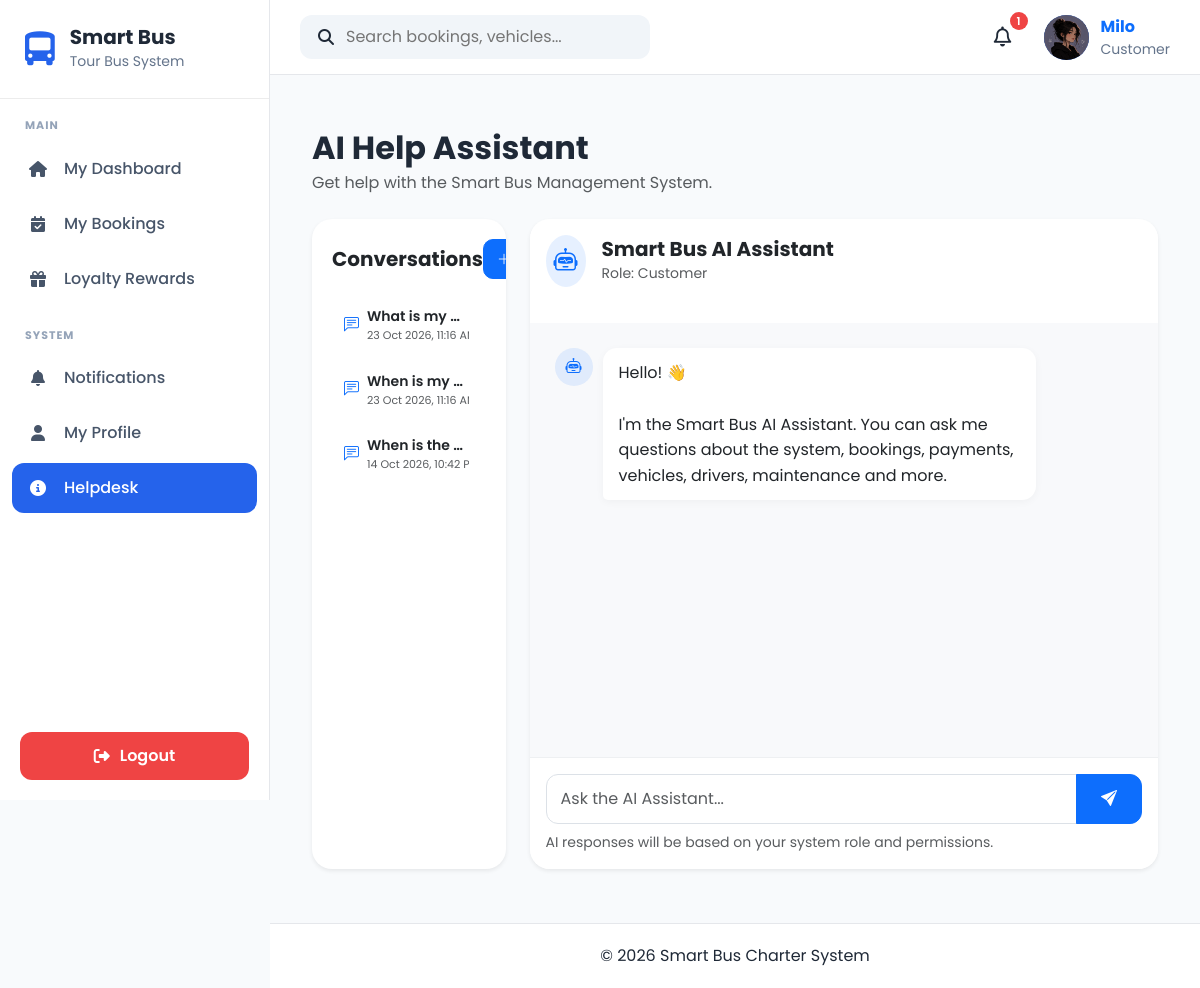
Before: /help/ (signed in) with the older database file.
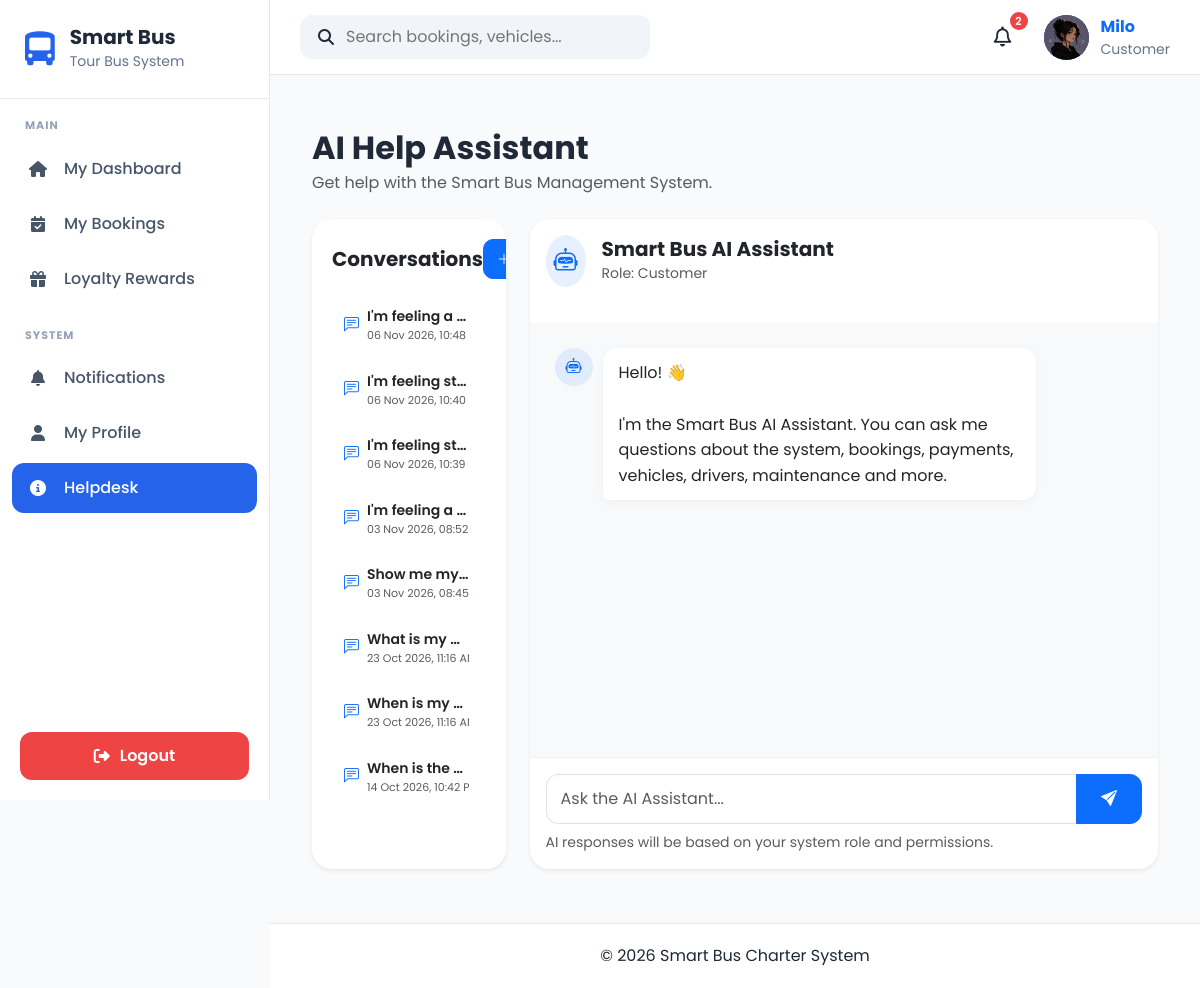
After: the same page with the newer database file.
### apps/helpdesk/models.py (models this page shows, shortened)
class Conversation(models.Model):
    user = models.ForeignKey(
        User,
        on_delete=models.CASCADE,
        related_name="help_conversations"
    )
    title = models.CharField(
        max_length=200,
        blank=True
    )
    started_at = models.DateTimeField(
        auto_now_add=True
    )
    updated_at = models.DateTimeField(
        auto_now=True
    )
    is_active = models.BooleanField(
        default=True
    )
    class Meta:
        ordering = ["-updated_at"]

### apps/helpdesk/views.py (the view)
# urls.py: path("", views.help_home, name="home"),
@login_required
def help_home(request):
    profile = getattr(request.user, "profile", None)
    role = profile.role if profile else "Customer"
    conversations = Conversation.objects.filter(
        user=request.user
    ).order_by("-updated_at")
    return render(
        request,
        "helpdesk/help_home.html",
        {
            "role": role,
            "conversations": conversations,
        }
    )

### apps/accounts/context_processors.py (called while the page is built)
def user_role(request):
    role = None
    if request.user.is_authenticated:
        try:
            role = request.user.profile.role
        except Exception:
            role = None
    return {
        "user_role": role
    }

### apps/notifications/context_processors.py (called while the page is built)
def notification_context(request):
    if not request.user.is_authenticated:
        return {}
    notifications = (
        NotificationRecipient.objects
        .filter(user=request.user)
        .select_related("notification")
        .order_by("-notification__created_at")[:5]
    )
    unread_count = (
        NotificationRecipient.objects
        .filter(
            user=request.user,
            is_read=False
        )
        .count()
    )
    return {
        "navbar_notifications": notifications,
        "unread_notifications": unread_count,
    }

### templates/helpdesk/help_home.html (shortened to what the changed rows need)
{% extends "layouts/base.html" %}
{% block content %}
<div class="container-fluid py-4">
    <div class="mb-4">
        <h2 class="fw-bold mb-1">
            AI Help Assistant
        </h2>
    </div>
    <div class="row g-4">
        <div class="col-lg-3">
            <div class="card border-0 shadow-sm conversation-card">
                <div class="card-body">
                    <div id="conversationList">
                        {% if conversations %}
                            {% for conversation in conversations %}
                                <div
                                    class="conversation-item"
                                    data-conversation-id="{{ conversation.id }}"
                                >
                                    <div class="d-flex align-items-center">
                                        <i class="bi bi-chat-left-text me-2 text-primary"></i>
                                        <div class="text-truncate">
                                            <div class="fw-semibold small text-truncate">
                                                {{ conversation.title|default:"New Conversation" }}
                                            </div>
                                            <div class="text-muted" style="font-size: 11px;">
                                                {{ conversation.updated_at|date:"d M Y, h:i A" }}
                                            </div>
                                        </div>
                                    </div>
                                </div>
                            {% endfor %}
                        {% endif %}
                    </div>
                </div>
            </div>
        </div>
    </div>
</div>
{% endblock %}

### templates/components/navbar.html (shortened to what this page needs)
{% load static %}
<nav class="navbar-custom">
    <div class="navbar-left">
        <div class="search-box">
            <i class="fa-solid fa-magnifying-glass"></i>
            <input
                type="text"
                placeholder="Search bookings, vehicles..."
            >
        </div>
    </div>
    <div class="navbar-right">
            <div class="notification-icon">
                <button
                    class="notification-btn"
                    id = "notificationBtn">
                    <i class="fa-regular fa-bell"></i>
                    <span
                        class="notification-count"
                        id="notificationCount"
                         {% if unread_notifications == 0 %}style="display:none;"{% endif %}>
                        {{ unread_notifications }}
                    </span>
                </button>
            </div>
        <a href="{% url 'accounts:profile' %}" class="profile-link">
            <div class="profile-menu">
                {% if request.user.profile.profile_picture %}
                    <img
                        src="{{ request.user.profile.profile_picture.url }}"
                        alt="Profile Picture"
                        class="profile-avatar profile-image"
                    >
                {% else %}
                    <div class="profile-avatar">
                        {{ request.user.username|first|upper }}
                    </div>
                {% endif %}
                <div class="profile-info">
                    <strong>{{ request.user.username }}</strong>
                    <small>
                        {{ request.user.profile.role|default:"User" }}
                    </small>
                </div>
            </div>
        </a>
    </div>
</nav>

Changed rows visible on the page:
added Conversation: title "I'm feeling a…", updated_at "06 Nov 2026, 10:4…"
added Conversation: title "I'm feeling st…", updated_at "06 Nov 2026, 10:4…"
added Conversation: title "I'm feeling st…", updated_at "06 Nov 2026, 10:3…"
added Conversation: title "I'm feeling a…", updated_at "03 Nov 2026, 08:…"
added Conversation: title "Show me my…", updated_at "03 Nov 2026, 08:…"
Other visible differences:
{{ unread_notifications }}: "1" → "2"
